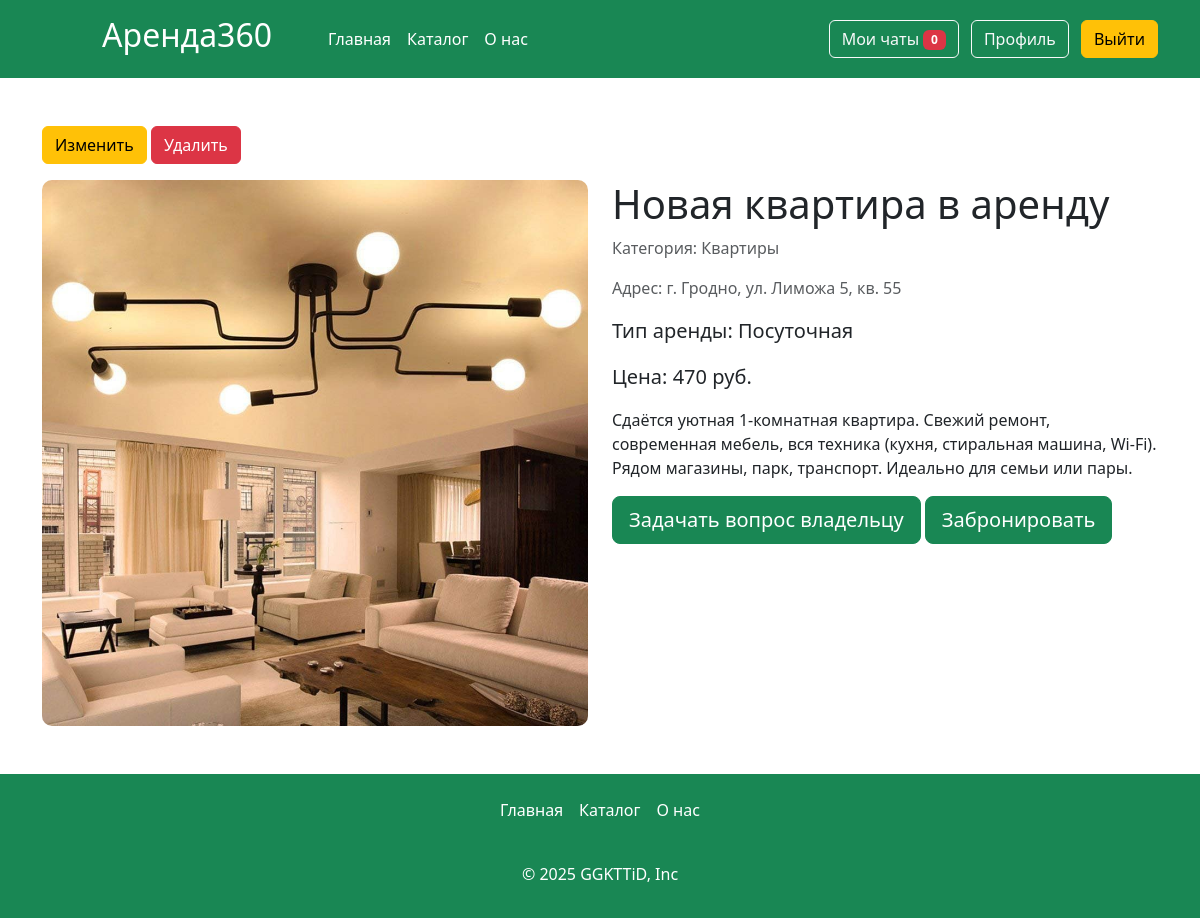
Screenshot of /card/5 (signed in) with the database file from the repository.
### app.py (models this page shows, shortened)
class Articles(db.Model):
    id = db.Column(db.Integer,primary_key=True)
    title = db.Column(db.String(100))
    text = db.Column(db.Text)
    image_name = db.Column(db.String(100))
    category = db.Column(db.String(100))
    price = db.Column(db.Integer)
    type_app = db.Column(db.String(100))
    address= db.Column(db.String(100))
    count_rooms = db.Column(db.Integer)
    id_user = db.Column(db.Integer, db.ForeignKey('users.id'))
    orders = db.relationship('Orders', backref='article', lazy=True)

### app.py (the view, shortened to what this page needs)
@app.route('/card/<int:id>', methods=['GET', 'POST'])
def card(id):
    article = Articles.query.get(id)
    check = Orders.query.filter_by(id_article=article.id).all()
    return render_template("card.html",article=article,check=check)

### app.py (called while the page is built)
@app.context_processor
def inject_unread_messages():
    if 'name' in session:
        current_user = Users.query.filter_by(email=session['name']).first()
        unread_count = Messages.query.filter_by(recipient_id=current_user.id, is_read=False).count()
        return dict(unread_messages=unread_count)
    return dict(unread_messages=0)

@app.context_processor
def inject_user():
    def get_user_name():
        if 'name' in session:
            return Users.query.filter_by(email=session['name']).first()
    return dict(active_user=get_user_name())

### templates/card.html (shortened to what this page needs)
{% extends 'base.html' %}
{% block main %}
    <main>
        <div class="container my-5">
            {%if 'name' in session and active_user.id==article.id_user or active_user.root==1%}
            <button
              type="button"
              class="btn btn-warning mb-3"
              data-bs-toggle="modal"
              data-bs-target="#exampleModal"
            >
              Изменить
            </button>
            <a href="/delete-article/{{article.id}}" class="btn btn-danger mb-3">Удалить</a>
            {%endif%}
            <div class="row">
                <div class="col-md-6">
                    <div class="gallery-main">
                        <img id="mainImage" src="../../static/img/upload/{{article.image_name}}" width="100%" alt="Основное изображение товара">
                    </div>
                </div>
                <div class="col-md-6">
                    <h1>{{article.title}}</h1>
                    <p class="text-muted">Категория: {{article.category}}</p>
                    <p class="text-muted">Адрес: {{article.address}}</p>
                    <p class="lead">Тип аренды: <strong>{{article.type_app}}</strong></p>
                    <p class="lead">Цена: <strong>{{article.price}} руб.</strong></p>
                    {% autoescape false %} {{article.text}} {% endautoescape %}
                   {%if not active_user  %}
                   <p>Для заказа необходимо <a href="/reg" class="text-success">зарегистрироваться!</a> </p>
                   {%elif article.id_user==active_user.id%}
                   {%else%}
                   <a href="/chat/{{article.id}}/{{article.users.id}}" class="btn btn-success btn-lg">Задачать вопрос владельцу</a>
                    <button class="btn btn-success btn-lg" data-bs-toggle="modal"
                    data-bs-target="#exampleModal2">Забронировать</button>
 {%endif%}
            </div>
        </div>
    </main>
    {% endblock %}

### static/css/style.css (style rules this page uses)
html { height: 100%; }
body { display: flex; flex-direction: column; height: 100%; background-color: #ffff; border-radius: 30px; }
main { flex: 1 0 auto; }
.gallery-main img { width: 100%; height: auto; border-radius: 10px; }

### rows the page displays
Articles: image_name (picture), title "Новая квартира в аренду", category "Квартиры", address "г. Гродно, ул. Лиможа 5, кв. 55", type_app "Посуточная", price "470", text "Сдаётся уютная 1-комнатная квартира. Свежий ремонт, современная мебель, вся техника (кухня, стиральная машина, Wi-Fi). Рядом магазины, парк, транспорт. Идеально для семьи или пары."

### other values shown
{{ unread_messages }} "0"
